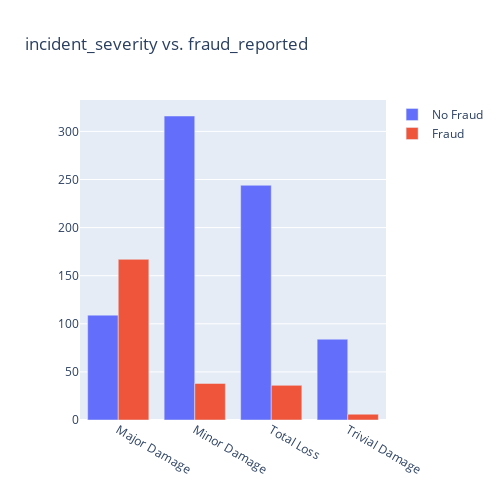

Notebook cell for this chart:
### Markdown cell above
There is a significant numbers of false claims in front and side collisions, rear collisions are the highest.

### Code cell
#Incident_severity vs fraud reported
vis_data(data,"incident_severity")

### Figure 1 — Plotly figure (JSON) as saved in the notebook; plotly's stock layout.template omitted (floating-point values rounded to 4 significant figures)
{"data": [{"name": "No Fraud", "type": "bar", "x": ["Major Damage", "Minor Damage", "Total Loss", "Trivial Damage"], "y": [109, 316, 244, 84]}, {"name": "Fraud", "type": "bar", "x": ["Major Damage", "Minor Damage", "Total Loss", "Trivial Damage"], "y": [167, 38, 36, 6]}], "layout": {"barmode": "group", "height": 500, "title": {"text": "incident_severity vs. fraud_reported"}, "width": 500}}
